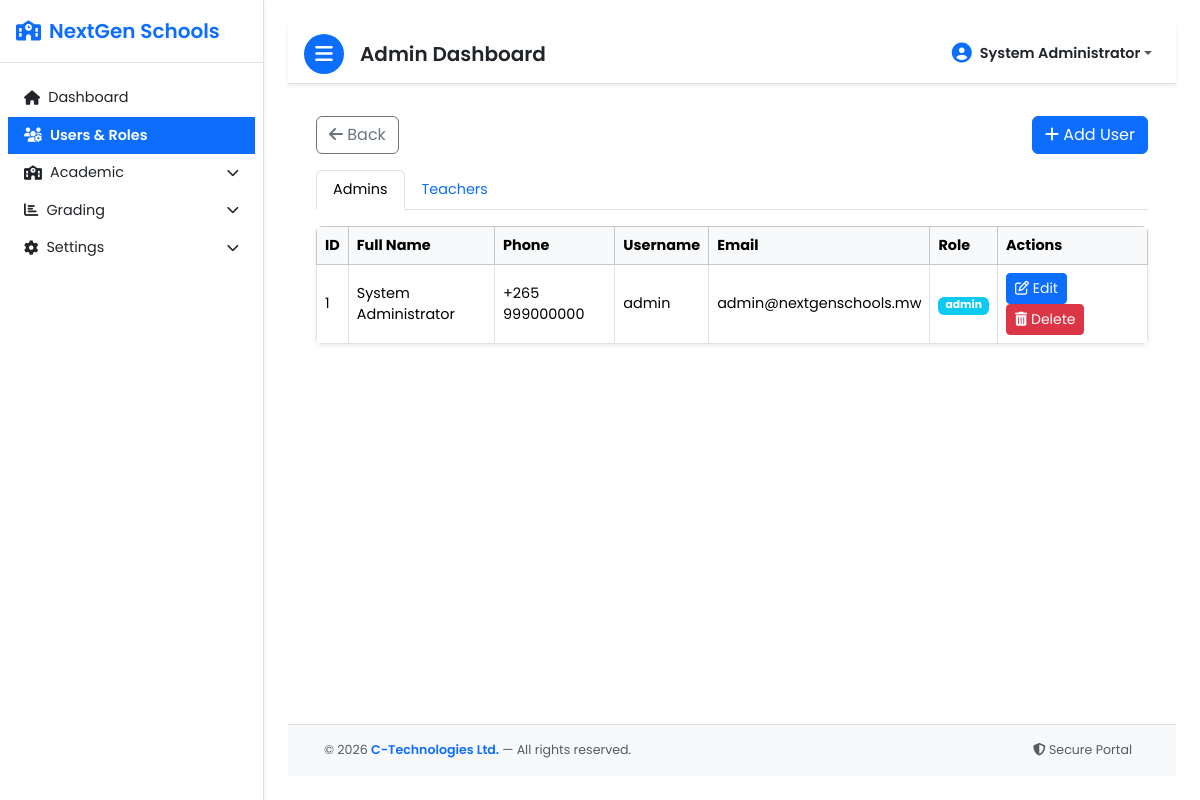
/dashboard/admin.php?page=user (signed in), run on the app's committed database.
### tables this page shows
CREATE TABLE users (
    user_id INT AUTO_INCREMENT PRIMARY KEY,
    full_name VARCHAR(255) NOT NULL,
    country_code VARCHAR(5),
    phone_number VARCHAR(15),
    username VARCHAR(255) UNIQUE,
    email VARCHAR(255) UNIQUE,
    password VARCHAR(255) NOT NULL,
    role_id INT,
    created_at TIMESTAMP DEFAULT CURRENT_TIMESTAMP,
    password_updated BOOLEAN NOT NULL DEFAULT 0,
    FOREIGN KEY (role_id) REFERENCES roles(role_id) ON DELETE SET NULL
);

CREATE TABLE roles (
    role_id INT AUTO_INCREMENT PRIMARY KEY,
    name VARCHAR(50) NOT NULL UNIQUE,
    description TEXT,
    created_at TIMESTAMP DEFAULT CURRENT_TIMESTAMP
);

### model/GeneralSettingsModel.php (called while the page is built, shortened)
<?php
class GeneralSettingsModel {
    private $conn;
    public function __construct($conn) {
        $this->conn = $conn;
    }
    public function getSettings() {
        $query = "SELECT * FROM settings LIMIT 1";
        $stmt = $this->conn->prepare($query);
        $stmt->execute();
        $result = $stmt->get_result();
        return $result->fetch_assoc() ?: null;
    }
}

### model/user.php (called while the page is built, shortened)
<?php
class User {
    private $conn;
    public function __construct($db) {
        $this->conn = $db;
    }
    public function getUsersByRoleId($role_id) {
        $query = "
            SELECT u.*, r.name AS role_name
            FROM users u
            JOIN roles r ON u.role_id = r.role_id
            WHERE u.role_id = ?
            ORDER BY u.full_name
        ";
        $stmt = $this->conn->prepare($query);
        $stmt->bind_param("i", $role_id);
        $stmt->execute();
        return $stmt->get_result();
    }
}
?>

### views/user.php (the view, shortened to what this page needs)
<?php
include('../config/db.php');
include('../model/User.php');
$userModel = new User($conn);
$admins   = $userModel->getUsersByRoleId(1);
?>
<div class="container-fluid py-3">
    <div class="d-flex justify-content-between align-items-center mb-3">
        <a href="admin.php?page=dashboard" class="btn btn-outline-secondary me-3">
            <i class="fa fa-arrow-left"></i> Back
        </a>
        <a href="admin.php?page=add-user-form" class="btn btn-primary">
            <i class="fa-solid fa-plus"></i> Add User
        </a>
    </div>
    <ul class="nav nav-tabs" id="userTab" role="tablist">
        <li class="nav-item" role="presentation">
            <button class="nav-link active" data-bs-toggle="tab" data-bs-target="#admins" type="button" role="tab">
                Admins
            </button>
        </li>
        <li class="nav-item" role="presentation">
            <button class="nav-link" data-bs-toggle="tab" data-bs-target="#teachers" type="button" role="tab">
                Teachers
            </button>
        </li>
    </ul>
    <div class="tab-content pt-3">
        <div class="tab-pane fade show active" id="admins" role="tabpanel">
            <?php renderUserTable($admins); ?>
        </div>
    </div>
</div>
<?php
function renderUserTable($users) {
    if ($users && $users->num_rows > 0): ?>
        <div class="table-responsive shadow-sm rounded">
            <table class="table table-bordered table-hover align-middle mb-0">
                <thead class="table-light">
                    <tr>
                        <th>ID</th>
                        <th>Full Name</th>
                        <th>Phone</th>
                        <th>Username</th>
                        <th>Email</th>
                        <th>Role</th>
                        <th style="width: 150px;">Actions</th>
                    </tr>
                </thead>
                <tbody>
                    <?php while ($user = $users->fetch_assoc()): ?>
                        <tr>
                            <td><?= $user['user_id'] ?></td>
                            <td><?= htmlspecialchars($user['full_name']) ?></td>
                            <td><?= htmlspecialchars($user['country_code'] . ' ' . $user['phone_number']) ?></td>
                            <td><?= htmlspecialchars($user['username']) ?></td>
                            <td><?= htmlspecialchars($user['email']) ?></td>
                            <td><span class="badge bg-info"><?= htmlspecialchars($user['role_name']) ?></span></td>
                            <td>
                                <button
                                    class="btn btn-sm btn-primary"
                                    onclick="location.href='admin.php?page=add-user-form&user_id=<?= $user['user_id'] ?>'">
                                    <i class="fa fa-edit"></i> Edit
                                </button>
                                <button
                                    class="btn btn-sm btn-danger deleteUserBtn"
                                    data-id="<?= $user['user_id'] ?>">
                                    <i class="fa fa-trash"></i> Delete
                                </button>
                            </td>
                        </tr>
                    <?php endwhile; ?>
                </tbody>
            </table>
        </div>
    <?php else: ?>
        <div class="alert alert-info">No users found in this category.</div>
    <?php endif;
}
?>

### dashboard/admin.php (shortened to what this page needs)
<?php
include('../config/db.php');
require_once('../model/GeneralSettingsModel.php');
$currentPage = $_GET['page'] ?? 'dashboard';
?>
<!DOCTYPE html>
<html lang="en">
<head>
    <link rel="stylesheet" href="../bootstrap-5.3.3-dist/css/bootstrap.min.css">
    <link rel="stylesheet" href="https://cdnjs.cloudflare.com/ajax/libs/font-awesome/6.5.0/css/all.min.css" />
    <link rel="stylesheet" href="../css/style.css">
</head>
<body>
<div class="wrapper">
    <?php include('../views/sidebar.php'); ?>
    <div class="main">
        <?php include('../views/header.php'); ?>
        <main class="content p-3">
            <?php
            $file = "../views/" . $currentPage . ".php";
            if (file_exists($file)) {
                include($file);
            } else {
                echo "<div class='alert alert-danger'>Page not found</div>";
            }
            ?>
        </main>
        <?php include('../views/footer.php'); ?>
    </div>
</div>
</body>
</html>

### views/sidebar.php (shortened to what this page needs)
<?php
include('../config/db.php');
require_once('../model/GeneralSettingsModel.php');
$model = new GeneralSettingsModel($conn);
$settings = $model->getSettings();
$schoolName = $settings['school_name'] ?? 'NextGen Schools';
$logoPath   = $settings['logo_path'] ?? null;
$logoFullPath = $logoPath ? __DIR__ . '/../' . $logoPath : null;
$logoUrl = $logoPath ? '/nexgenschools/' . ltrim($logoPath, '/') : null;
function navItem($page, $label, $icon, $currentPage) {
    $active = $currentPage === $page ? 'bg-primary text-white fw-semibold' : 'text-dark';
    echo "
        <li>
            <a href=\"admin.php?page=$page\" class=\"d-flex align-items-center px-3 py-2 text-decoration-none $active\">
                <i class=\"$icon me-2\"></i>
                <span>$label</span>
            </a>
        </li>
    ";
}
?>
<aside id="sidebar" class="js-sidebar bg-white border-end shadow-sm">
  <div class="d-flex flex-column h-100">
    <div class="sidebar-header d-flex justify-content-between align-items-center px-3 py-3 border-bottom">
      <a href="admin.php?page=dashboard" class="text-decoration-none text-primary fs-5 fw-semibold d-flex align-items-center">
        <?php if ($logoPath && file_exists($logoFullPath)): ?>
          <img src="<?= htmlspecialchars($logoUrl) ?>" alt="School Logo" style="max-height: 40px; max-width: 40px; object-fit: contain; margin-right: 8px;">
        <?php else: ?>
          <i class="fa-solid fa-school me-2"></i>
        <?php endif; ?>
        <span><?= htmlspecialchars($schoolName) ?></span>
      </a>
    </div>
    <ul class="sidebar-nav list-unstyled flex-grow-1 mt-3 mb-0 px-2">
      <?php navItem('dashboard', 'Dashboard', 'fa-solid fa-house', $currentPage ?? ''); ?>
      <li>
        <a class="d-flex align-items-center px-3 py-2 text-decoration-none text-dark <?= in_array($currentPage ?? '', ['class', 'subject', 'exam']) ? '' : 'collapsed' ?>"
           data-bs-toggle="collapse" href="#academicMenu" aria-expanded="<?= in_array($currentPage ?? '', ['class', 'subject', 'exam']) ? 'true' : 'false' ?>">
          <i class="fa-solid fa-school me-2"></i>
          <span>Academic</span>
          <i class="fa-solid fa-chevron-down ms-auto small"></i>
        </a>
      </li>
      <li>
        <a class="d-flex align-items-center px-3 py-2 text-decoration-none text-dark <?= in_array($currentPage ?? '', ['report', 'grading']) ? '' : 'collapsed' ?>"
           data-bs-toggle="collapse" href="#gradingMenu" aria-expanded="<?= in_array($currentPage ?? '', ['report', 'grading']) ? 'true' : 'false' ?>">
          <i class="fa-solid fa-chart-bar me-2"></i>
          <span>Grading</span>
          <i class="fa-solid fa-chevron-down ms-auto small"></i>
        </a>
      </li>
      <li>
        <a class="d-flex align-items-center px-3 py-2 text-decoration-none text-dark <?= in_array($currentPage ?? '', ['settings-general', 'settings-report', 'settings-communication']) ? '' : 'collapsed' ?>"
           data-bs-toggle="collapse" href="#settingsMenu" aria-expanded="<?= in_array($currentPage ?? '', ['settings-general', 'settings-report', 'settings-communication']) ? 'true' : 'false' ?>">
          <i class="fa-solid fa-gear me-2"></i>
          <span>Settings</span>
          <i class="fa-solid fa-chevron-down ms-auto small"></i>
        </a>
      </li>
    </ul>
  </div>
</aside>

### views/header.php (shortened to what this page needs)
<nav class="navbar navbar-expand shadow-sm px-3 py-2 bg-white border-bottom" style="height: 60px;">
    <button class="btn btn-sm d-flex align-items-center justify-content-center me-3" id="sidebar-toggle" type="button" style="width: 40px; height: 40px; background-color: #0d6efd; border: none; border-radius: 50%;">
        <i class="fa fa-bars text-white"></i>
    </button>
    <h5 class="mb-0 fw-semibold d-none d-md-inline">Admin Dashboard</h5>
    <ul class="navbar-nav">
        <li class="nav-item dropdown">
            <a href="#" class="nav-link dropdown-toggle d-flex align-items-center" data-bs-toggle="dropdown" aria-expanded="false">
                <i class="fa fa-user-circle me-2 text-primary fs-5"></i>
                <span class="d-none d-md-inline text-dark fw-semibold">
                    <?= htmlspecialchars($_SESSION['user']['full_name'] ?? 'User') ?>
                </span>
            </a>
        </li>
    </ul>
</nav>

### views/footer.php
<footer class="footer bg-light border-top py-3 mt-auto">
  <div class="container-fluid">
    <div class="row align-items-center text-muted small">
      <div class="col-12 col-md-6 text-center text-md-start mb-2 mb-md-0">
        &copy; <?= date('Y') ?>
        <a href="https://www.ctechnologies.mw" target="_blank" class="text-decoration-none fw-semibold text-primary">
          C-Technologies Ltd.
        </a>
        — All rights reserved.
      </div>
      <div class="col-12 col-md-6 text-center text-md-end">
        <span class="me-2"><i class="fa-solid fa-shield-halved"></i> Secure Portal</span>
      </div>
    </div>
  </div>
</footer>

### css/style.css (style rules this page uses)
body { font-family: 'Poppins', sans-serif; font-size: 0.9rem; background-color: #fff; color: #212529; margin: 0; overflow-y: scroll; }
a { cursor: pointer; text-decoration: none; color: inherit; font-family: 'Poppins', sans-serif; transition: color 0.3s ease; }
li { list-style: none; }
.wrapper { display: flex; width: 100%; align-items: stretch; }
#sidebar { position: fixed; top: 0; left: 0; width: 264px; height: 100vh; background: var(--bs-dark, #fff); overflow-y: auto; transition: all 0.3s ease-in-out; box-shadow: 2px 0 12px rgba(0,0,0,0.2); border-right: 1px solid #dee2e6; z-index: 1000; }
.main { margin-left: 264px; width: calc(100% - 264px); min-height: 100vh; display: flex; flex-direction: column; background-color: #fff; padding: 1.5rem; transition: all 0.3s ease-in-out; }
.content { flex: 1; overflow-y: auto; padding: 1rem; }
#sidebar-toggle { background-color: #0d6efd; border: none; border-radius: 50%; width: 40px; height: 40px; display: flex; align-items: center; justify-content: center; transition: 0.3s ease; }
#sidebar-toggle i { color: white; font-size: 1.25rem; }
.table thead { background-color: #f8f9fa; font-weight: 600; color: #495057; }
.main .navbar { position: sticky; top: 0; z-index: 10; height: 60px; background-color: #fff; border-bottom: 1px solid #dee2e6; }
.main .footer { position: sticky; bottom: 0; z-index: 10; background-color: #f8f9fa; border-top: 1px solid #ddd; padding: 1rem 1.5rem; }
.footer a { color: #007bff; text-decoration: none; transition: color 0.3s ease; }

### data on the page
users: user_id "1", full_name "System Administrator", country_code+phone_number "+265 999000000", username "admin", email "admin@nextgenschools.mw", role.name "admin"

### other printed values
$schoolName "NextGen Schools"
$label "Dashboard Users & Roles"
$_SESSION['user']['full_name'] "System Administrator"
